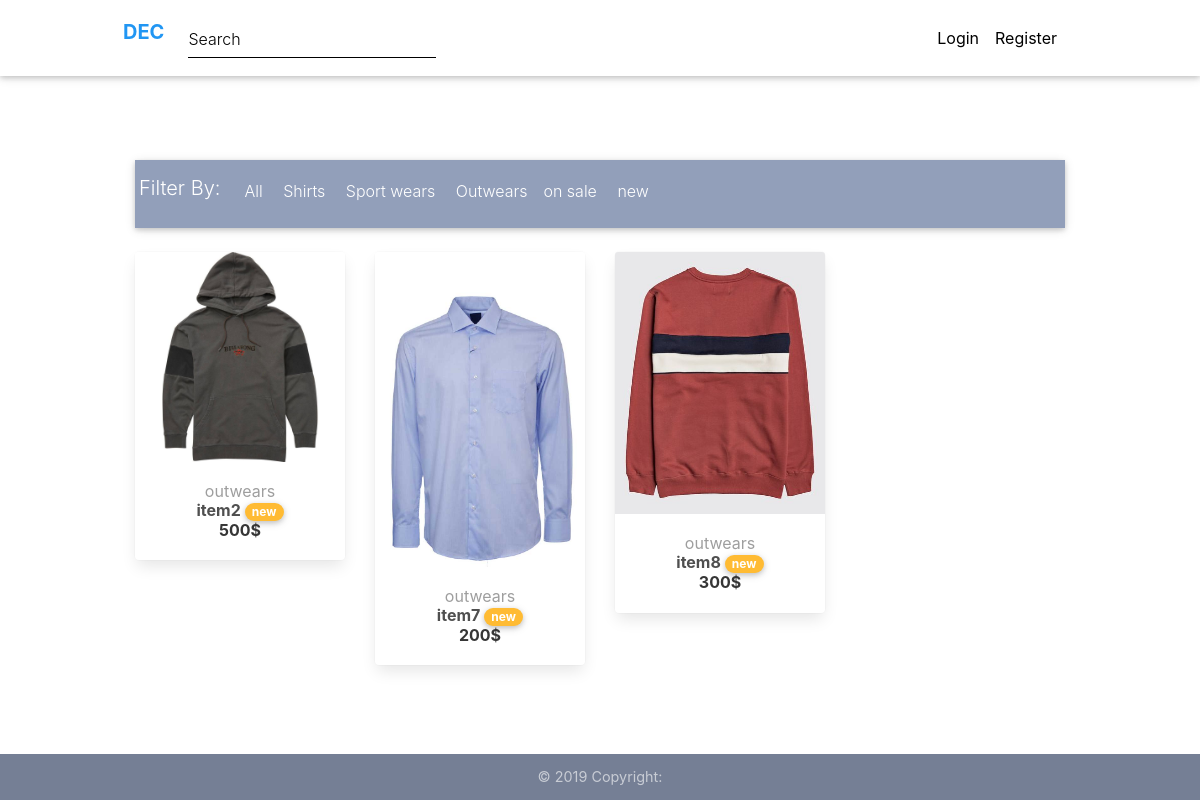
The page /new/ on the database its author committed.
### store/models.py (models this page shows, shortened)
class Item(models.Model):
    title = models.CharField(max_length=200)
    description = models.TextField(null=True, blank=True)
    info = models.TextField(null=True, blank= True)
    price = models.IntegerField(default=0)
    discount_price = models.IntegerField(blank=True, null=True)
    image = models.ImageField(default="default.jpg", upload_to='item_pic')
    category = models.CharField(choices=CATEGORY, max_length=10)
    label = models.CharField(choices=LABEL, max_length=10, blank=True, null=True)
    image_2 = models.ImageField(default="default.jpg", null=True, blank=True, upload_to="item_pic")
    image_3 = models.ImageField(default="default.jpg", null=True, blank=True, upload_to="item_pic")
    image_4 = models.ImageField(default="default.jpg", null=True, blank=True, upload_to="item_pic")
    wish = models.ManyToManyField(User, blank=True, related_name="wish")
    objects = ItemManager()
    def __str__(self):
        return self.title

### store/views.py (the view)
# urls.py: path('new/', NewView.as_view(), name='new'),
class NewView(ListView):
    paginate_by = 8
    template_name = "new-list.html"
    def get_queryset(self):
        self.item = Item.objects.filter(label='new')
        print(self.item)
        return self.item

### templates/new-list.html (shortened to what this page needs)
{% extends "base.html" %}
{% load static %}
{% block content %}
  <main class="mt-5 pt-2">
    <div class="container" style="margin-bottom: 165px">
      {% include 'categories.html' %}
      <section class="text-center mb-4">
        <div class="row wow fadeIn">
          {% for instance in object_list %}
          <div class="col-lg-3 col-md-6 mb-4">
            <div class="card">
                <div class="view overlay">
                  <img src="{{ instance.image.url }}" class="card-img-top"
                    alt="">
                </div>
                <div class="card-body text-center">
                  <a href="{% url 'store:detail' instance.pk %}" class="grey-text">
                    <h5>{{ instance.category }}</h5>
                  </a>
                  <h5>
                    <strong>
                      <a href="{% url 'store:detail' instance.pk %}" class="dark-grey-text">{{instance.title}}
                      </a>
                      {% if instance.label == "sale" %}
                      <a href="{% url 'store:sale' %}">
                        <span class="badge badge-pill danger-color">{{ instance.label }}</span>
                      </a>
                      {% elif instance.label == "new" %}
                      <a href="{% url 'store:new' %}">
                        <span class="badge badge-pill warning-color">{{ instance.label }}</span>
                      </a>
                      {% endif %}
                    </strong>
                  </h5>
                  <h4 class="font-weight-bold blue-text">
                    <strong>
                      {% if instance.discount_price %}
                        {{instance.discount_price}}$
                      {% else %}
                        {{instance.price}}$
                      {% endif %}
                    </strong>
                  </h4>
                </div>
            </div>
          </div>
          {% endfor %}
          <div class="col-lg-3 col-md-6 mb-4">
          </div>
        </div>
      </section>
    </div>
  </main>
  {% include "footer.html" %}
{% endblock content %}

### rows shown on the page
Item: image (picture), category "outwears", title "item2", label "new", price "500"
Item: image (picture), category "outwears", title "item7", label "new", price "200"
Item: image (picture), category "outwears", title "item8", label "new", price "300"
